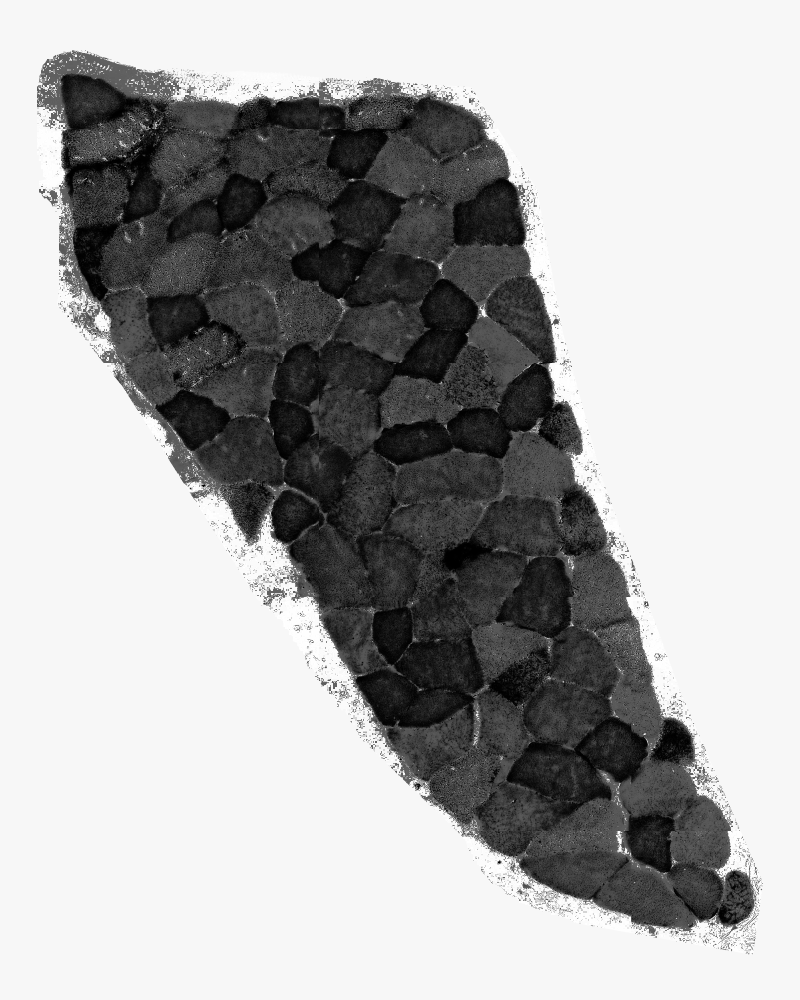
#> input picture equ1.png, 3200 x 4000 px (shown at 1/4 size)
$ python test_alignment.py   (older library calls are emulated)
#> lines starting #> are read from the running program, lines starting #| are printed output that depends on the picture
### sizes.py
# Adapted from https://pypi.org/project/image-tools/

from PIL import Image

def resize_and_crop(img, size, crop_origin="middle"):
    """
    Resize and crop an image to fit the specified size.

    args:
    path: path for the image to resize.
    size: `(width, height)` tuple.
    crop_origin: can be 'top', 'middle' or 'bottom', depending on this
    value, the image will cropped getting the 'top/left', 'middle' or
    'bottom/right' of the image to fit the size.
    raises:
    Exception: if can not open the file in img_path of there is problems
    to save the image.
    ValueError: if an invalid `crop_origin` is provided.
    """
    # If height is higher we resize vertically, if not we resize horizontally
    # Convert the image to palette mode (for JPEG)
    if img.mode != "RGB":
        img = img.convert("RGB")
    # Get current and desired ratio for the images
    img_ratio = img.size[0] / float(img.size[1])
    ratio = size[0] / float(size[1])
    # The image is scaled/cropped vertically or horizontally depending on the ratio
    if ratio > img_ratio:
        img = img.resize(
            (size[0], int(round(size[0] * img.size[1] / img.size[0]))), Image.ANTIALIAS
        )
        # Crop in the top, middle or bottom
        if crop_origin == "top":
            box = (0, 0, img.size[0], size[1])
        elif crop_origin == "middle":
            box = (
                0,
                int(round((img.size[1] - size[1]) / 2)),
                img.size[0],
                int(round((img.size[1] + size[1]) / 2)),
            )
        elif crop_origin == "bottom":
            box = (0, img.size[1] - size[1], img.size[0], img.size[1])
        else:
            raise ValueError("ERROR: invalid value for crop_origin")
        img = img.crop(box)
    elif ratio < img_ratio:
        img = img.resize(
            (int(round(size[1] * img.size[0] / img.size[1])), size[1]), Image.ANTIALIAS
        )
        # Crop in the top, middle or bottom
        if crop_origin == "top":
            box = (0, 0, size[0], img.size[1])
        elif crop_origin == "middle":
            box = (
                int(round((img.size[0] - size[0]) / 2)),
                0,
                int(round((img.size[0] + size[0]) / 2)),
                img.size[1],
            )
        elif crop_origin == "bottom":
            box = (img.size[0] - size[0], 0, img.size[0], img.size[1])
        else:
            raise ValueError("ERROR: invalid value for crop_origin")
        img = img.crop(box)
    else:
        img = img.resize((size[0], size[1]), Image.ANTIALIAS)
    return img

### test_alignment.py
from PIL import Image
import numpy as np
from sizes import resize_and_crop

def alignImages(im1,im2,chX=0,chY=1):
  # Generally, images are of different sizes, so crop "from middle" to match
  targwidth = min((im1.size[0],im2.size[0]))
  targheight = min((im1.size[1],im2.size[1]))

  im1 = resize_and_crop(im1,(targwidth,targheight),crop_origin="middle")
  im2 = resize_and_crop(im2,(targwidth,targheight),crop_origin="middle")

  # Convert images to greyscale and cast as an array of unsigned 8 bit integers
  arr1 = np.array(im1.convert('L'),dtype=np.uint8)
  arr2 = np.array(im2.convert('L'),dtype=np.uint8)

  # Build an empty 3D array filled with zeros (unsigned 8 bit integers) to represent a black RGB image
  arr = np.zeros([arr1.shape[0],arr1.shape[1],3],dtype=np.uint8)
  # Copy the resized greyscale images into two of the "channels" of our "RGB" array
  arr[:,:,chX]=arr1
  arr[:,:,chY]=arr2
  # Convert "RGB" array into an image
  im = Image.fromarray(arr)
  return(im)

if __name__ == "__main__":
 # Let's have a look at all possible combinations of channels
 im1 = Image.open("equ1.png")
#> im1 is the input picture: PIL image 3200x4000 L; min 0, max 255, mean 171.8
 im2 = Image.open("equ2.png")
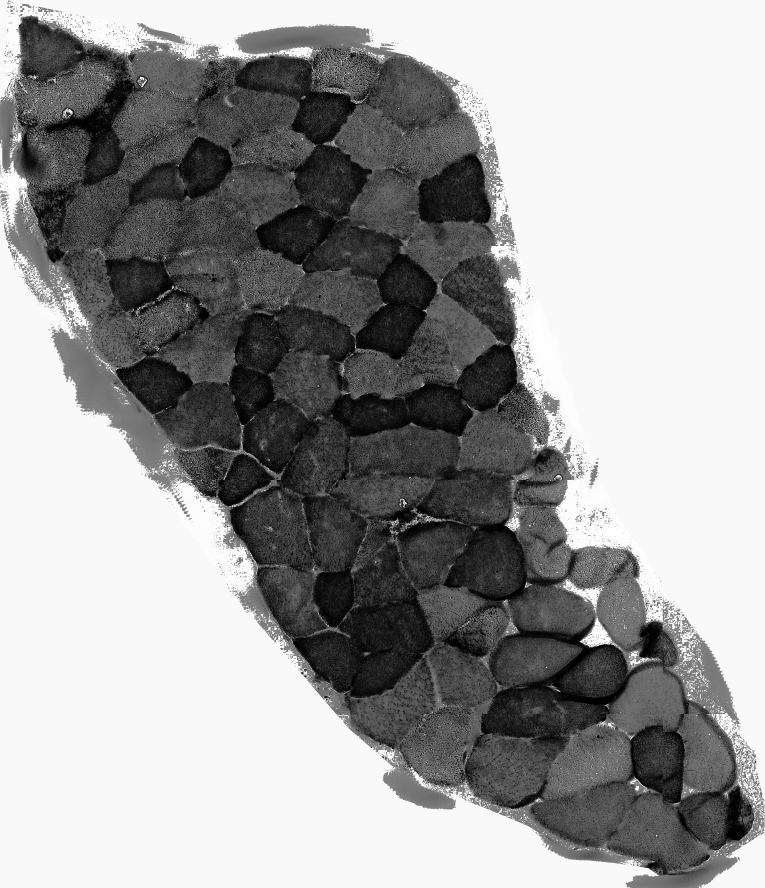
#> input picture equ2.png, 3058 x 3552 px (shown at 1/4 size)
#> im2 is the input picture: PIL image 3058x3552 L; min 0, max 255, mean 157.4
 ims = [
     alignImages(im1,im2,0,1),
     alignImages(im1,im2,1,2),
     alignImages(im1,im2,0,2),
     alignImages(im1,im2,1,0),
     alignImages(im1,im2,2,1),
     alignImages(im1,im2,2,0)
     ]
#> in resize_and_crop, `img = img.crop(box)`:
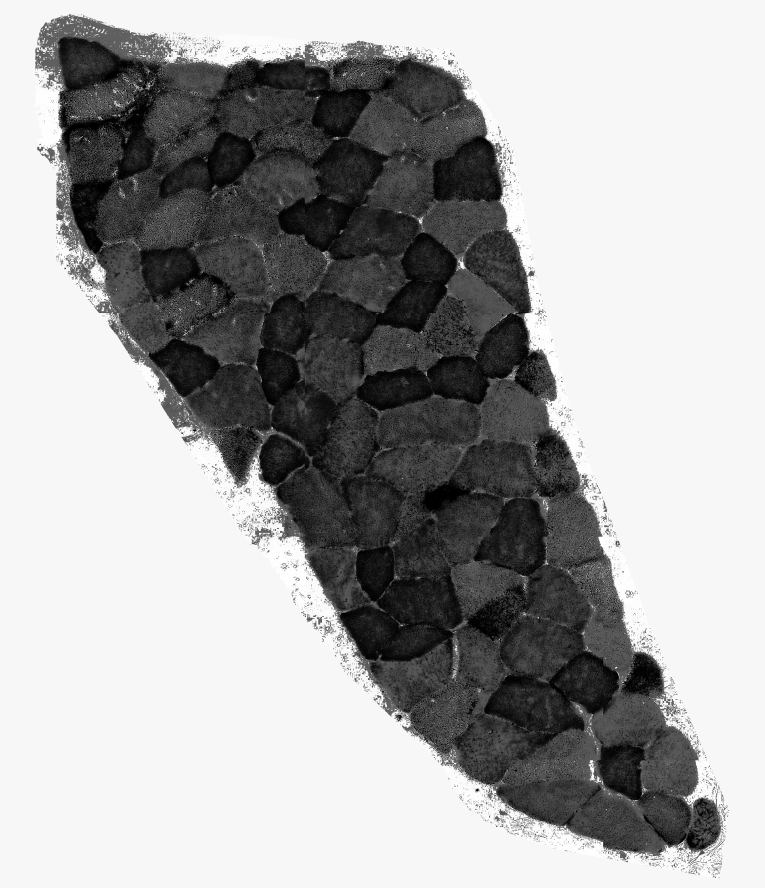
#> img: PIL image 3058x3552 RGB (shown at 1/4 size); min 0, max 255, mean 166
#> in alignImages (call 5), `arr[:,:,chY]=arr2`:
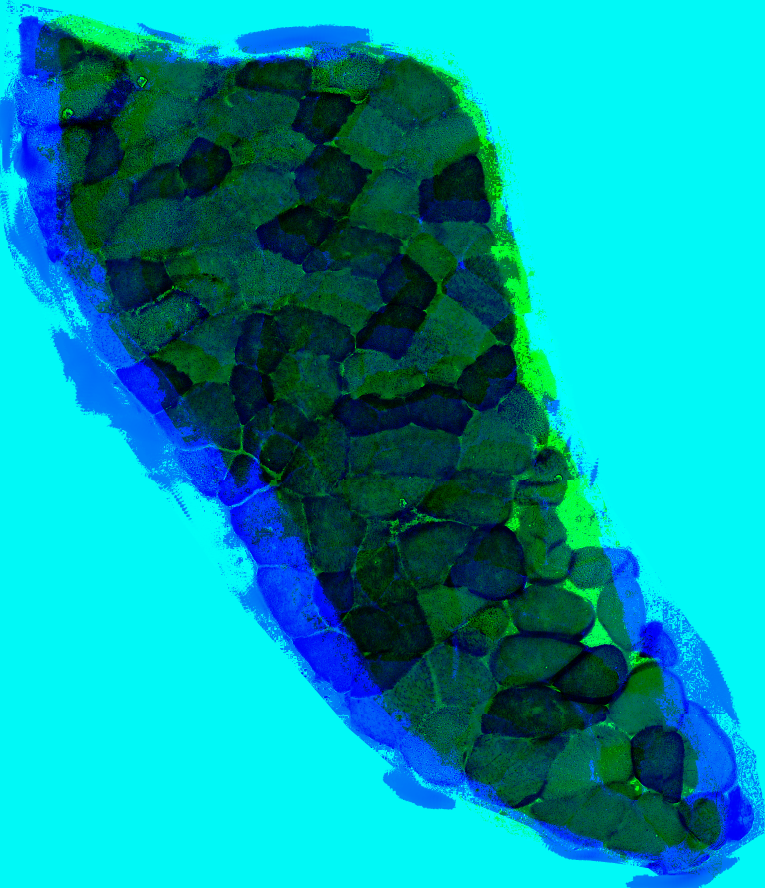
#> arr: shape (3552, 3058, 3) (shown at 1/4 size); mean of channels 0, 1, 2 0, 157.4, 166; drawn as R, G, B
#> in alignImages (call 6), `arr[:,:,chY]=arr2`:
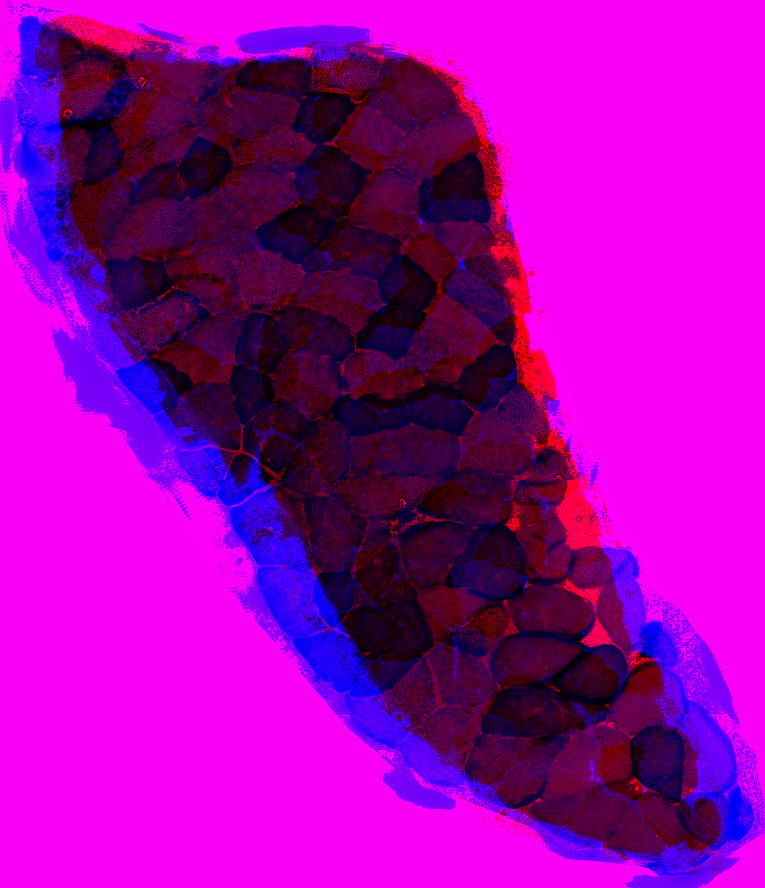
#> arr: shape (3552, 3058, 3) (shown at 1/4 size); mean of channels 0, 1, 2 157.4, 0, 166; drawn as R, G, B
 nrows,ncols=(2,3)
 w,h = ims[0].size
#> w = 3058; h = 3552
 imnew = Image.new("RGB",(w*ncols,h*nrows))
#> imnew: PIL image 9174x7104 RGB; every value is 0
 for i,im in enumerate(ims):
     row = int(i/ncols)
     col = i%ncols
     imnew.paste(im,(w*col,h*row))
#> this loop made 6 passes
#> (row, col) on passes 1 to 6: (0, 0), (0, 1), (0, 2), (1, 0), (1, 1), (1, 2)
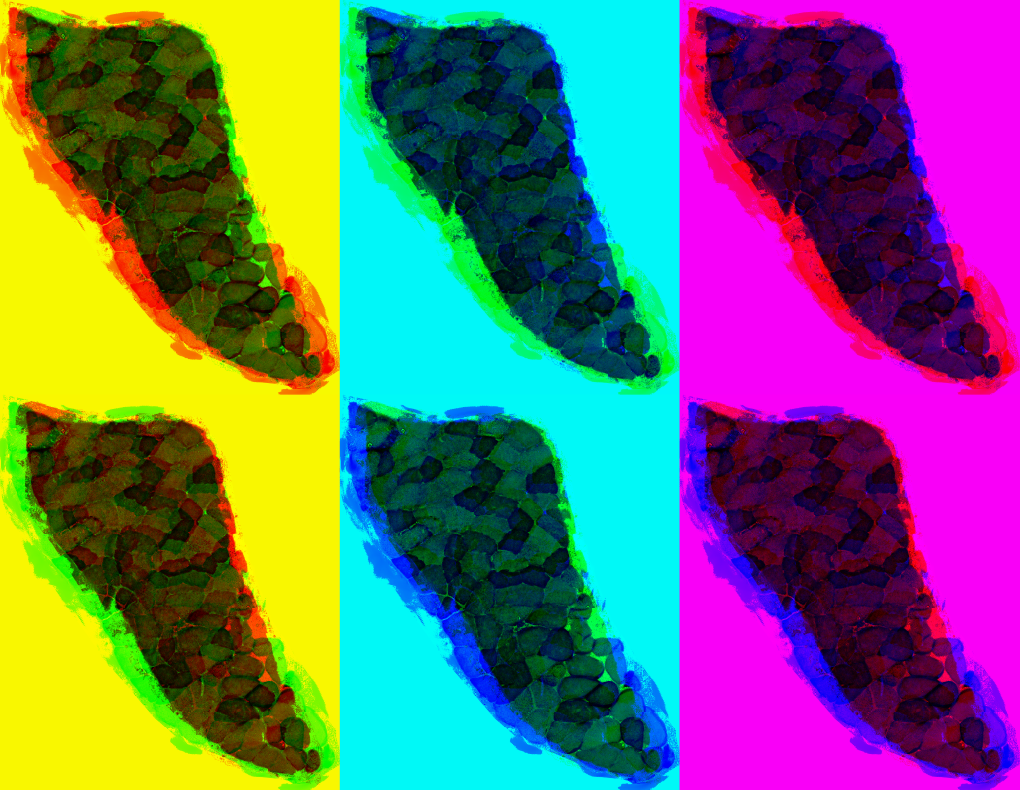
#> imnew: PIL image 9174x7104 RGB (shown at 1/9 size); mean R, G, B 107.8, 107.8, 107.8
 #imnew.save("test.jpg")
 imnew.resize(reversed(ims[0].size)).show()
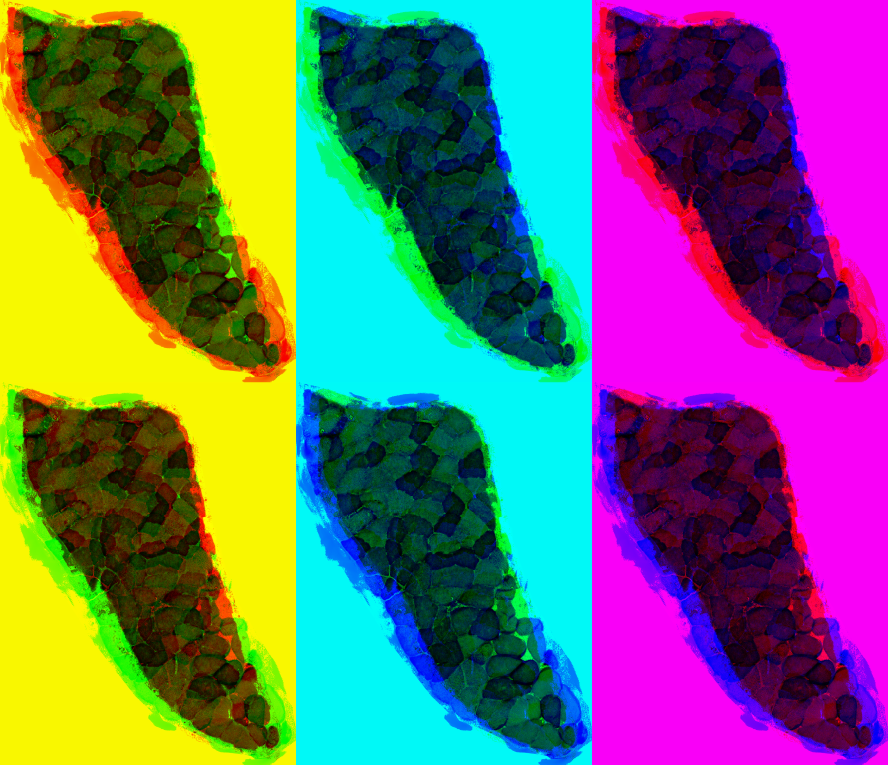
#> shown: PIL image 3552x3058 RGB (shown at 1/4 size); mean R, G, B 107.8, 107.8, 107.8
